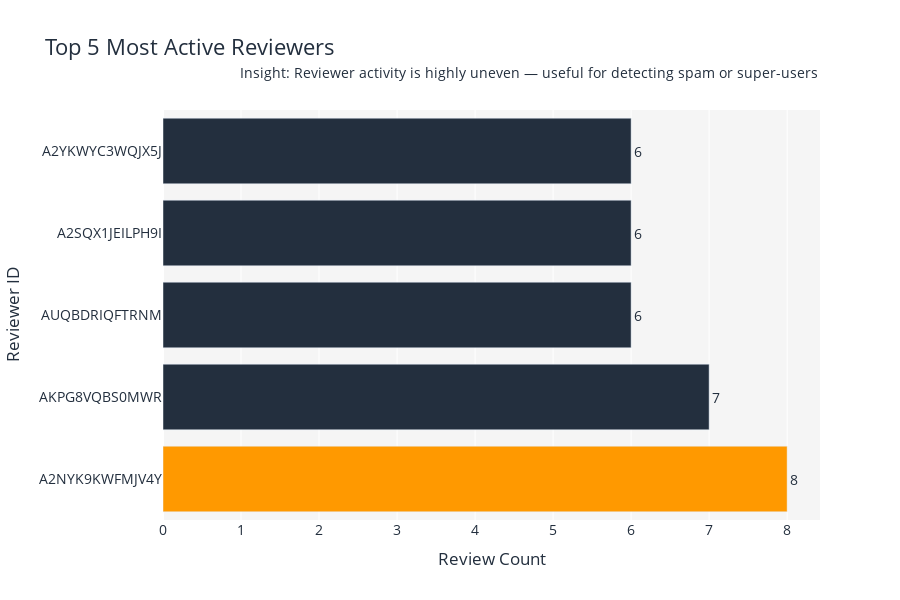

The cell this chart's notebook holds for it:
### Code cell
#Plot 8
top_reviewers = df_master["reviewerID"].value_counts().head(5).reset_index()
top_reviewers.columns = ["Reviewer ID", "Review Count"]

colors = [amazon_orange] + [amazon_navy]*(len(top_reviewers)-1)

fig8 = px.bar(
    top_reviewers,
    x="Review Count",
    y="Reviewer ID",
    orientation="h",
    title="Top 5 Most Active Reviewers",
    text="Review Count"
)

fig8.update_traces(marker_color=colors, textposition="outside",
                   hovertemplate="<b>%{y}</b><br>%{x:,} reviews<extra></extra>")

fig8.update_layout(
    height=600,
    plot_bgcolor=amazon_gray,
    paper_bgcolor="white",
    font=dict(size=14, color=amazon_navy),
    title_font_size=22,
    margin=dict(t=110)
)

fig8.add_annotation(
    text="Insight: Reviewer activity is highly uneven — useful for detecting spam or super-users",
    xref="paper", yref="paper",
    x=1, y=1.12,
    showarrow=False,
    font=dict(size=14, color=amazon_navy)
)

fig8.show()

### Figure 1 — Plotly figure (JSON) as saved in the notebook; plotly's stock layout.template omitted (floating-point values rounded to 4 significant figures)
{"data": [{"hovertemplate": "<b>%{y}</b><br>%{x:,} reviews<extra></extra>", "legendgroup": "", "marker": {"color": ["#FF9900", "#232F3E", "#232F3E", "#232F3E", "#232F3E"], "pattern": {"shape": ""}}, "name": "", "orientation": "h", "showlegend": false, "text": [8.0, 7.0, 6.0, 6.0, 6.0], "textposition": "outside", "type": "bar", "x": [8, 7, 6, 6, 6], "xaxis": "x", "y": ["A2NYK9KWFMJV4Y", "AKPG8VQBS0MWR", "AUQBDRIQFTRNM", "A2SQX1JEILPH9I", "A2YKWYC3WQJX5J"], "yaxis": "y"}], "layout": {"annotations": [{"font": {"color": "#232F3E", "size": 14}, "showarrow": false, "text": "Insight: Reviewer activity is highly uneven — useful for detecting spam or super-users", "x": 1, "xref": "paper", "y": 1.12, "yref": "paper"}], "barmode": "relative", "font": {"color": "#232F3E", "size": 14}, "height": 600, "legend": {"tracegroupgap": 0}, "margin": {"t": 110}, "paper_bgcolor": "white", "plot_bgcolor": "#F5F5F5", "title": {"font": {"size": 22}, "text": "Top 5 Most Active Reviewers"}, "xaxis": {"anchor": "y", "domain": [0, 1], "title": {"text": "Review Count"}}, "yaxis": {"anchor": "x", "domain": [0, 1], "title": {"text": "Reviewer ID"}}}}
